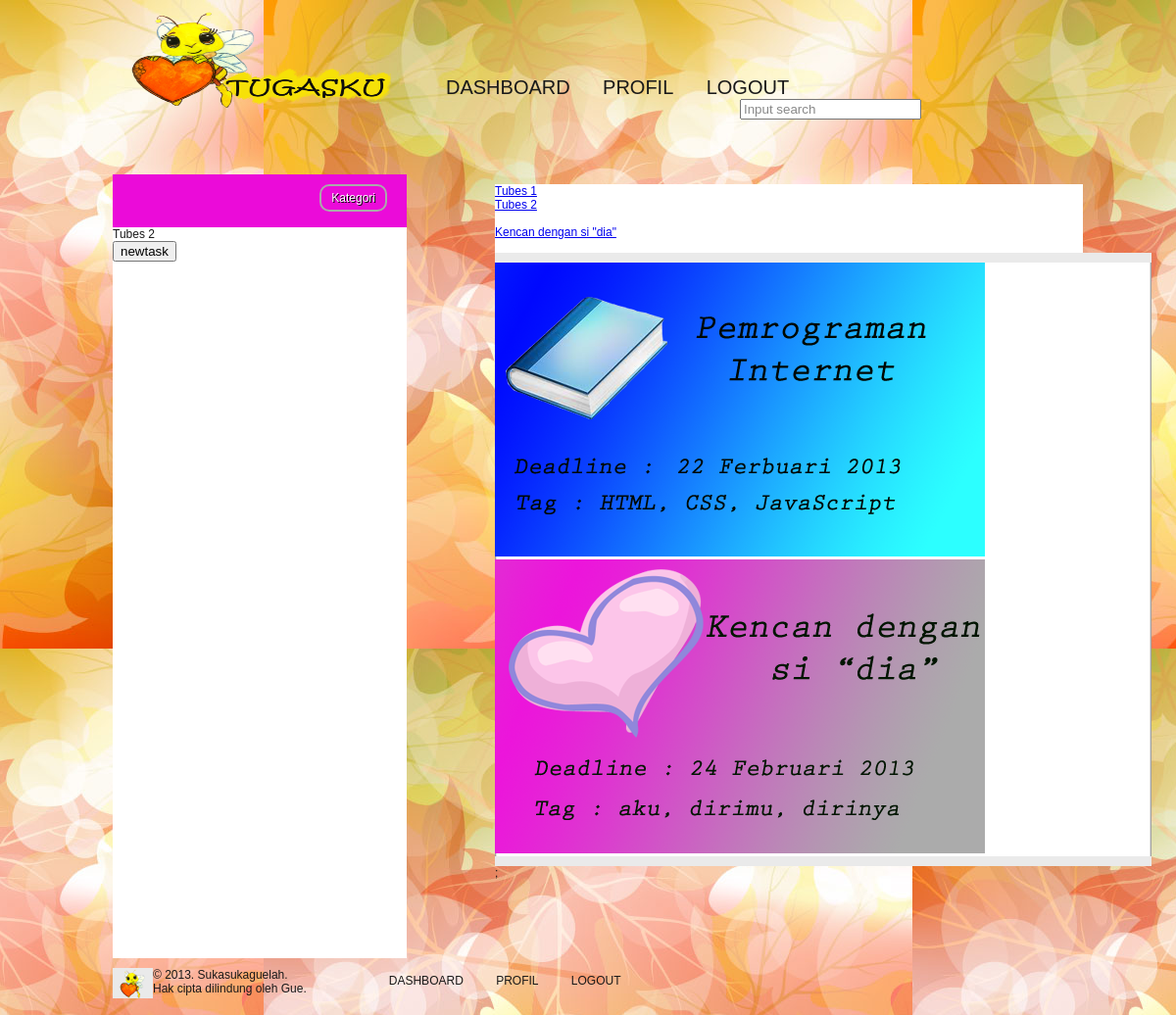
The page /dashboard.php (signed in) on the database its author committed.
### tables this page shows
CREATE TABLE IF NOT EXISTS `tasks` (
  `id` int(11) NOT NULL AUTO_INCREMENT,
  `name` varchar(50) NOT NULL,
  `creator` int(11) NOT NULL,
  `timestamp` datetime NOT NULL,
  `deadline` datetime NOT NULL,
  `category` int(11) NOT NULL,
  `done` tinyint(1) NOT NULL,
  PRIMARY KEY (`id`),
  CONSTRAINT FOREIGN KEY (`creator`) REFERENCES `members` (`id`) ON DELETE CASCADE ON UPDATE CASCADE,
  CONSTRAINT FOREIGN KEY (`category`) REFERENCES `categories` (`id`) ON DELETE CASCADE ON UPDATE CASCADE
);

### dashboard.php (the view, shortened to what this page needs)
<?php
$host="localhost";
$username="progin";
$password="progin";
$db_name="progin_405_13510011";
$con=mysqli_connect($host,$username,$password,$db_name);
$result=mysqli_query($con,"SELECT DISTINCT `category` FROM `tasks`");
$cats=mysqli_num_rows($result);
?>
<!DOCTYPE html>
<html xmlns="http://www.w3.org/1999/xhtml">
	<head>
		<link rel="stylesheet" type="text/css" href="style.css" title="style1" />
		<link rel="stylesheet" type="text/css" href="style2.css" title="style2" />
	</head>
	<body id="dashboardbackground">
		<div id="wrapper">
			<div id="header">
				<div id="logo">
					<a href="dashboard.php"><img src="images/logo.png" alt="Logo" width="300" height="100" /></a>
				</div>
				<div id="menu">
					<ul>
						<li id="menudb"><a href="dashboard.php">DASHBOARD</a></li>
						<li id="menuprof"><a href="profil.php">PROFIL</a></li>
						<li id="menulo"><a href="logout.php">LOGOUT</a></li>
					</ul>
                                    <div class ="searchoption">
                                        <input class="searchbox" type="text" value="Input search" onfocus="searchFocus(this)" onblur="searchBox(this)" />
                                    </div>
                                 </div>
			</div>
			<div id="main2">
                            <div id ="dashboardcontainer">
                                <div id ="staticcomponentlist">
                                    <div class ="letterpanel">
                                    <a href="#login_form" id="login_pop">Kategori</a>
                                    </div>
                                    <?php
									$id = $_SESSION['id'];
									$result1=mysqli_query($con,"SELECT * FROM `tasks` WHERE creator='$id'");
									while ($row=mysqli_fetch_array($result1)) {
                                    ?>
                                    <div onmouseover="javascript:showtask(<?php echo $row['category'];?>,<?php echo $cats;?>);"><?php echo $row['name'];?></div>
                                    <a href ="post.php"><input id ="newtask" type="button" name="Tugas Baru" value="newtask"/></a>
                                    <?php
									}
                                    ?>
                                </div>
                                <div id="rincian">
									<?php
									for ($idc=1; $idc<=$cats; $idc++) {
										echo "<div id='".$idc."'>";
										$result3=mysqli_query($con,"SELECT * FROM `tasks` WHERE category='$idc'");
										while ($task=mysqli_fetch_array($result3)) {
									?>
									<a href="rinciantugas.php?id=<?php echo $task['id'];?>"><?php echo $task['name']?></a><br />
									<?php
										}
										echo "<br /></div>";
									}
									?>
                                    <div class="atas"></div>
									<div class="tengah"><img src ="images/ProginBig.png" alt="task" />
									<img src ="images/DateBig.png" alt="tasklv" /></div>
									<div class="bawah"></div>;
								</div>
				</div>
		<div id="footer">
				<div id="little">
				</div>
				<div id="siteinfo">
					&copy; 2013. Sukasukaguelah.<br />
					Hak cipta dilindung oleh Gue.
				</div>
				<div id="botlink">
				<ul>
					<li><a href="dashboard.php">DASHBOARD</a></li>
					<li><a href="profil.php">PROFIL</a></li>
					<li><a href="javascript:void(0)" onclick="validateLogout()">LOGOUT</a></li>
				</ul>
				</div>
                </div>
		</div>
                </div>
	</body>
</html>

### style.css (style rules this page uses)
body { background: #eaeaea url('images/bg.png') repeat-x top center; font-family: Arial, sans-serif; color: #191919; font-size: 12px; margin: 0; padding: 0; }
a img { border: 0; padding: 0; margin: 0; }
#wrapper { margin: 0 auto; width: 970px; }
#header { width: 980px; height: 100px; margin: 0; padding: 10px 0 0 0; }
#logo { float: left; width: 300px; height: 50px; margin: 0 0 0 10px; padding: 0; }
#menu { float: left; width: 500px; height: 100px; padding: 68px 0 0 15px; }
#menu ul { list-style: none; margin: 0; padding: 0; }
#menu li { display: inline; font-family: Impact, sans-serif; font-size: 20px; padding: 15px; }
#menu li a { color: #191919; text-decoration: none; }
#main2 { clear : both; margin : 0; padding : 0 0 10px 0; float : left; width : 1000px; }
.atas { background: #eaeaea url('images/atas.png') no-repeat top center; width: 670px; height: 10px; }
.tengah { background: #eaeaea url('images/tengah.png') repeat-y top center; width: 670px; padding: 0; margin: 0 auto; }
.bawah { background: #eaeaea url('images/bawah.png') no-repeat top center; width: 670px; height: 10px; }
#footer { margin: 0; padding: 10px 0 0 0; clear: both; }
#little { margin: 0; background: #eaeaea url('images/logo2.png') no-repeat center center; padding: 0 0 0 10px; height: 31px; width: 31px; float: left; }
#siteinfo { float: left; color: #191919; margin: 0; padding: 0 0 10px 0; }
#botlink { float: left; padding: 6px 0 0 69px; }
#botlink ul { list-style: none; margin: 0; padding: 0; }
#botlink li { display: inline; padding: 15px; }
#botlink li a { color: #191919; text-decoration: none; }
.searchoption input { float : right; color : #888; }
#dashboardcontainer { width : 100%; }
#staticcomponentlist { background-color: #ffffff; float:left; width:30%; height : 800px; }
#rincian { background-color: #ffffff; margin : 10px; width : 600px; height : 400px; float: right; }
.letterpanel { background-color: #eb0bd9; height: 34px; padding: 10px; }
.letterpanel a#login_pop { border: 2px solid #aaa; color: #fff; display: block; float: right; margin-right: 10px; padding: 5px 10px; text-decoration: none; text-shadow: 1px 1px #000; -webkit-border-radius: 10px; -moz-border-radius: 10px; -ms-border-radius: 10px; -o-border-radius: 10px; border-radius: 10px; }
#dashboardbackground { background-image:url('images/dashboard.jpg'); background-repeat: repeat; }

### style2.css (style rules this page uses)
body { font-family: Trebuchet MS, sans-serif; color: #191919; font-size: 12px; margin: 0; padding: 0; }
a img { border: 0; padding: 0; margin: 0; }
#wrapper { margin: 0 auto; width: 1080px; }
#header { width: 980px; height: 100px; margin: 0; padding: 10px 0 0 0; }
#logo { float: left; width: 325px; height: 100px; margin: 0 0 0 0; padding: 0; }
#menu { float: left; width: 375px; height: 57px; padding: 68px 0 0 45px; }
#menu ul { list-style: none; margin: 0; padding: 0; }
#menu li { display: inline; font-family: Arial Black, sans-serif; font-size: 14px; padding: 15px; }
#menu li a { color: #191919; text-decoration: none; }
.atas { background: #fff7cc url('images/atas2.png') no-repeat top center; width: 711px; height: 56px; }
.tengah { background: #fff7cc url('images/tengah2.png') repeat-y top center; width: 711px; padding: 0; margin: 0; }
.bawah { background: #fff7cc url('images/bawah2.png') no-repeat top center; width: 711px; height: 56px; }
#footer { margin: 0; padding: 10px 0 0 0; clear: both; }
#little { margin: 0; background: #fff7cc url('images/logo2.png') no-repeat center center; padding: 0 0 0 10px; height: 31px; width: 31px; float: left; }
#siteinfo { float: left; color: #191919; margin: 0; padding: 0 0 50px 0; }
#botlink { float: left; padding: 6px 0 0 69px; }
#botlink ul { list-style: none; margin: 0; padding: 0; }
#botlink li { display: inline; padding: 15px; }
#botlink li a { color: #191919; text-decoration: none; }

### rows shown on the page
tasks: name "Tubes 2"
tasks: name "Tubes 1"
tasks: name "Kencan dengan si \"dia\""
